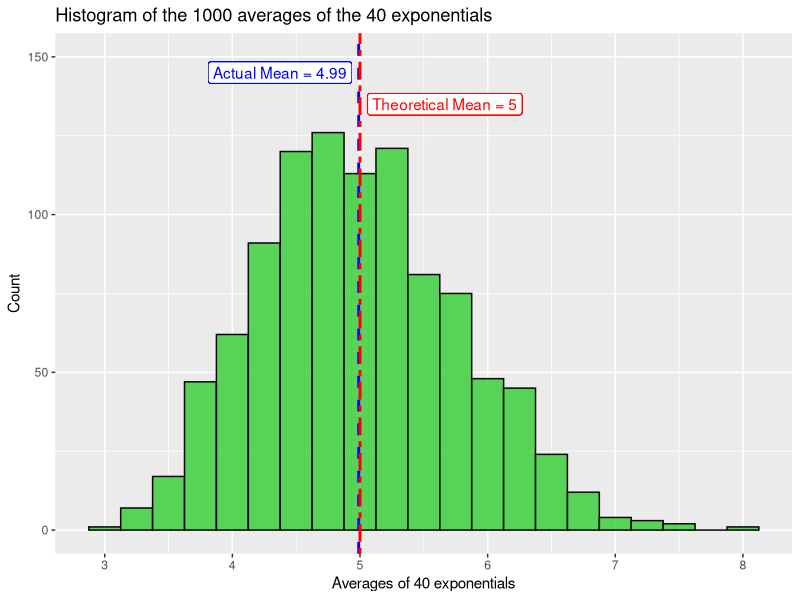
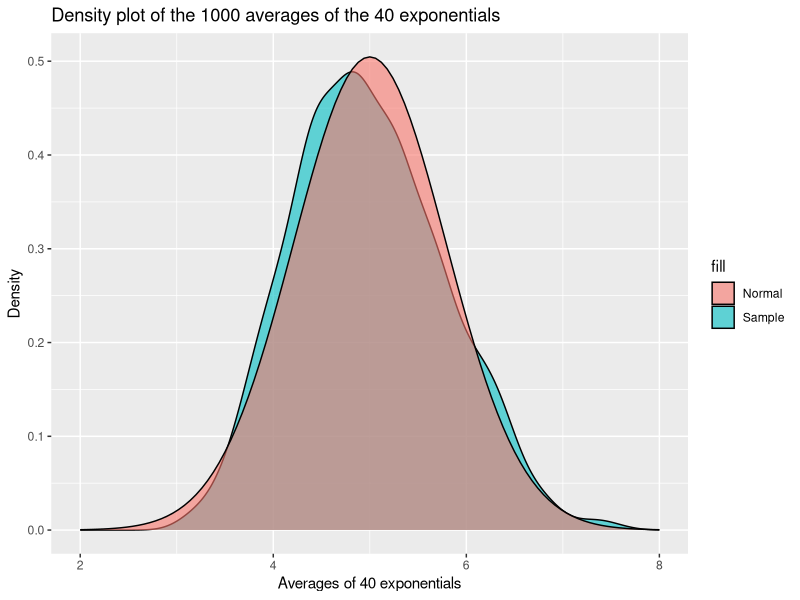

The R source for these figures, in order:
## ---- chunk 1
knitr::opts_chunk$set(echo = TRUE,
                      message = FALSE,
                      warning = FALSE)
## ---- chunk 2
library(ggplot2)
library(dplyr)
## ---- chunk 3
set.seed(1)
## ---- chunk 4
lambda <- 0.2   # Rate parameter
n <- 40         # Number of samples
B <- 1000       # Number of simulations
## ---- chunk 5
mat <- matrix(rexp(n*B, lambda), B, n)
## ---- chunk 6
avg <- apply(mat, 1, mean)
## ---- chunk 7
sam_mean <- mean(avg)
print(round(sam_mean, 2))
## ---- chunk 8
theo_mean <- 1/lambda
print(theo_mean)
## ---- chunk 9
g <- as.data.frame(avg) %>%
      ggplot(aes(avg)) +
        geom_histogram(binwidth = 0.25, colour = "black", alpha = 0.8, fill="limegreen") +
        geom_vline(xintercept = mean(avg), lwd = 1, lty = 2, colour = "blue") +
        geom_label(aes(x = mean(avg), y = 145, label = paste0("Actual Mean = ", round(mean(avg), 2))),
                   colour="blue", hjust = 1.05, text=element_text(size=10)) +
        geom_vline(xintercept = 1/lambda, lwd = 1, lty = 6, colour = "red") +
        geom_label(aes(x = 1/lambda, y = 135, label = paste0("Theoretical Mean = ", round(1/lambda, 2))),
                   colour="red", hjust = -0.05, text=element_text(size=10)) +
        ylim(c(0, 150)) +
        labs(title = "Histogram of the 1000 averages of the 40 exponentials",
             x = "Averages of 40 exponentials",
             y = "Count")

print(g)
## ---- chunk 10
sam_var <- var(avg)
print(round(sam_var, 2))
## ---- chunk 11
theo_var <- (1/lambda)^2
print(theo_var)
## ---- chunk 12
cal_sam_var <- ((1/lambda)^2)/n
print(round(cal_sam_var, 2))
## ---- chunk 13
g <- as.data.frame(avg) %>%
      ggplot(aes(avg)) +
        geom_density(alpha = 0.6, aes(fill = "Sample")) +
        geom_area(stat = "function", fun = dnorm, args = list(mean = 1/lambda, sd = (1/lambda)/sqrt(n)),
                  colour = "black", alpha = 0.6, aes(fill = "Normal")) +
        xlim(c(2, 8)) +
        scale_colour_manual(name="fill", values=c(Sample="lightblue", Normal="salmon")) +
        labs(title = "Density plot of the 1000 averages of the 40 exponentials",
             x = "Averages of 40 exponentials",
             y = "Density")

print(g)
